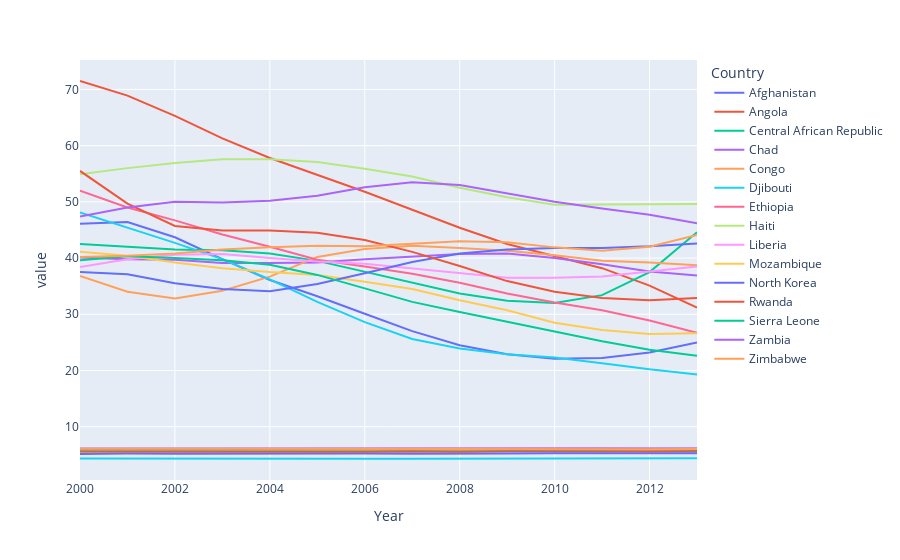

Here is the notebook cell this chart was saved with:
### Code cell
#Looking at hunger and yields scaled 
fig = px.line(top_hunger, x= "Year", y = ["Undernourishment", 'yields_scaled'], color='Country')

fig.show()

### Figure 1 — Plotly figure (JSON) as saved in the notebook; plotly's stock layout.template omitted (floating-point values rounded to 4 significant figures)
{"data": [{"hovertemplate": "Country=Afghanistan<br>variable=Undernourishment<br>Year=%{x}<br>value=%{y}<extra></extra>", "legendgroup": "Afghanistan", "line": {"color": "#636efa", "dash": "solid"}, "mode": "lines", "name": "Afghanistan", "orientation": "v", "showlegend": true, "type": "scatter", "x": [2000, 2001, 2002, 2003, 2004, 2005, 2006, 2007, 2008, 2009, 2010, 2011, 2012, 2013], "xaxis": "x", "y": [46.1, 46.4, 43.7, 39.8, 36.1, 33.2, 30.1, 27, 24.5, 22.9, 22.1, 22.2, 23.2, 25], "yaxis": "y"}, {"hovertemplate": "Country=Afghanistan<br>variable=yields_scaled<br>Year=%{x}<br>value=%{y}<extra></extra>", "legendgroup": "Afghanistan", "line": {"color": "#636efa", "dash": "solid"}, "mode": "lines", "name": "Afghanistan", "orientation": "v", "showlegend": false, "type": "scatter", "x": [2000, 2001, 2002, 2003, 2004, 2005, 2006, 2007, 2008, 2009, 2010, 2011, 2012, 2013], "xaxis": "x", "y": [5.563, 5.566, 5.569, 5.56, 5.591, 5.554, 5.55, 5.568, 5.562, 5.749, 5.642, 5.62, 5.58, 5.636], "yaxis": "y"}, {"hovertemplate": "Country=Angola<br>variable=Undernourishment<br>Year=%{x}<br>value=%{y}<extra></extra>", "legendgroup": "Angola", "line": {"color": "#EF553B", "dash": "solid"}, "mode": "lines", "name": "Angola", "orientation": "v", "showlegend": true, "type": "scatter", "x": [2000, 2001, 2002, 2003, 2004, 2005, 2006, 2007, 2008, 2009, 2010, 2011, 2012, 2013], "xaxis": "x", "y": [71.5, 68.9, 65.3, 61.3, 57.8, 54.8, 51.8, 48.6, 45.4, 42.5, 40.4, 38.2, 35.1, 31.2], "yaxis": "y"}, {"hovertemplate": "Country=Angola<br>variable=yields_scaled<br>Year=%{x}<br>value=%{y}<extra></extra>", "legendgroup": "Angola", "line": {"color": "#EF553B", "dash": "solid"}, "mode": "lines", "name": "Angola", "orientation": "v", "showlegend": false, "type": "scatter", "x": [2000, 2001, 2002, 2003, 2004, 2005, 2006, 2007, 2008, 2009, 2010, 2011, 2012, 2013], "xaxis": "x", "y": [5.792, 5.813, 5.824, 5.816, 5.818, 5.816, 5.831, 5.844, 5.872, 5.88, 5.883, 5.872, 5.836, 5.866], "yaxis": "y"}, {"hovertemplate": "Country=Central African Republic<br>variable=Undernourishment<br>Year=%{x}<br>value=%{y}<extra></extra>", "legendgroup": "Central African Republic", "line": {"color": "#00cc96", "dash": "solid"}, "mode": "lines", "name": "Central African Republic", "orientation": "v", "showlegend": true, "type": "scatter", "x": [2000, 2001, 2002, 2003, 2004, 2005, 2006, 2007, 2008, 2009, 2010, 2011, 2012, 2013], "xaxis": "x", "y": [42.5, 42, 41.5, 41.4, 40.8, 39.5, 37.6, 35.6, 33.7, 32.4, 32, 33.4, 37.5, 44.6], "yaxis": "y"}, {"hovertemplate": "Country=Central African Republic<br>variable=yields_scaled<br>Year=%{x}<br>value=%{y}<extra></extra>", "legendgroup": "Central African Republic", "line": {"color": "#00cc96", "dash": "solid"}, "mode": "lines", "name": "Central African Republic", "orientation": "v", "showlegend": false, "type": "scatter", "x": [2000, 2001, 2002, 2003, 2004, 2005, 2006, 2007, 2008, 2009, 2010, 2011, 2012, 2013], "xaxis": "x", "y": [5.327, 5.327, 5.327, 5.327, 5.318, 5.313, 5.306, 5.303, 5.303, 5.3, 5.301, 5.294, 5.307, 5.295], "yaxis": "y"}, {"hovertemplate": "Country=Chad<br>variable=Undernourishment<br>Year=%{x}<br>value=%{y}<extra></extra>", "legendgroup": "Chad", "line": {"color": "#ab63fa", "dash": "solid"}, "mode": "lines", "name": "Chad", "orientation": "v", "showlegend": true, "type": "scatter", "x": [2000, 2001, 2002, 2003, 2004, 2005, 2006, 2007, 2008, 2009, 2010, 2011, 2012, 2013], "xaxis": "x", "y": [40.1, 39.8, 39.7, 39.1, 39.1, 39.2, 39.8, 40.3, 40.7, 40.8, 40, 38.9, 37.6, 36.9], "yaxis": "y"}, {"hovertemplate": "Country=Chad<br>variable=yields_scaled<br>Year=%{x}<br>value=%{y}<extra></extra>", "legendgroup": "Chad", "line": {"color": "#ab63fa", "dash": "solid"}, "mode": "lines", "name": "Chad", "orientation": "v", "showlegend": false, "type": "scatter", "x": [2000, 2001, 2002, 2003, 2004, 2005, 2006, 2007, 2008, 2009, 2010, 2011, 2012, 2013], "xaxis": "x", "y": [6.054, 6.08, 6.085, 6.088, 6.075, 6.083, 6.063, 6.064, 6.061, 6.055, 6.065, 6.096, 6.076, 6.075], "yaxis": "y"}, {"hovertemplate": "Country=Congo<br>variable=Undernourishment<br>Year=%{x}<br>value=%{y}<extra></extra>", "legendgroup": "Congo", "line": {"color": "#FFA15A", "dash": "solid"}, "mode": "lines", "name": "Congo", "orientation": "v", "showlegend": true, "type": "scatter", "x": [2000, 2000, 2001, 2001, 2002, 2002, 2003, 2003, 2004, 2004, 2005, 2005, 2006, 2006, 2007, 2007, 2008, 2008, 2009, 2009, 2010, 2010, 2011, 2011, 2012, 2012, 2013, 2013], "xaxis": "x", "y": [36.8, 36.8, 34, 34, 32.8, 32.8, 34.2, 34.2, 36.7, 36.7, 40.2, 40.2, 41.6, 41.6, 42.2, 42.2, 41.8, 41.8, 41.3, 41.3, 40.5, 40.5, 39.5, 39.5, 39.2, 39.2, 38.7, 38.7], "yaxis": "y"}, {"hovertemplate": "Country=Congo<br>variable=yields_scaled<br>Year=%{x}<br>value=%{y}<extra></extra>", "legendgroup": "Congo", "line": {"color": "#FFA15A", "dash": "solid"}, "mode": "lines", "name": "Congo", "orientation": "v", "showlegend": false, "type": "scatter", "x": [2000, 2000, 2001, 2001, 2002, 2002, 2003, 2003, 2004, 2004, 2005, 2005, 2006, 2006, 2007, 2007, 2008, 2008, 2009, 2009, 2010, 2010, 2011, 2011, 2012, 2012, 2013, 2013], "xaxis": "x", "y": [5.842, 5.842, 5.843, 5.843, 5.842, 5.842, 5.839, 5.839, 5.839, 5.839, 5.827, 5.827, 5.835, 5.835, 5.833, 5.833, 5.839, 5.839, 5.845, 5.845, 5.848, 5.848, 5.839, 5.839, 5.835, 5.835, 5.833, 5.833], "yaxis": "y"}, {"hovertemplate": "Country=Djibouti<br>variable=Undernourishment<br>Year=%{x}<br>value=%{y}<extra></extra>", "legendgroup": "Djibouti", "line": {"color": "#19d3f3", "dash": "solid"}, "mode": "lines", "name": "Djibouti", "orientation": "v", "showlegend": true, "type": "scatter", "x": [2000, 2001, 2002, 2003, 2004, 2005, 2006, 2007, 2008, 2009, 2010, 2011, 2012, 2013], "xaxis": "x", "y": [48.1, 45.4, 42.7, 39.8, 36.2, 32.2, 28.6, 25.6, 23.9, 22.9, 22.3, 21.3, 20.2, 19.3], "yaxis": "y"}, {"hovertemplate": "Country=Djibouti<br>variable=yields_scaled<br>Year=%{x}<br>value=%{y}<extra></extra>", "legendgroup": "Djibouti", "line": {"color": "#19d3f3", "dash": "solid"}, "mode": "lines", "name": "Djibouti", "orientation": "v", "showlegend": false, "type": "scatter", "x": [2000, 2001, 2002, 2003, 2004, 2005, 2006, 2007, 2008, 2009, 2010, 2011, 2012, 2013], "xaxis": "x", "y": [4.323, 4.298, 4.287, 4.288, 4.287, 4.248, 4.288, 4.305, 4.314, 4.321, 4.327, 4.345, 4.364, 4.364], "yaxis": "y"}, {"hovertemplate": "Country=Ethiopia<br>variable=Undernourishment<br>Year=%{x}<br>value=%{y}<extra></extra>", "legendgroup": "Ethiopia", "line": {"color": "#FF6692", "dash": "solid"}, "mode": "lines", "name": "Ethiopia", "orientation": "v", "showlegend": true, "type": "scatter", "x": [2000, 2001, 2002, 2003, 2004, 2005, 2006, 2007, 2008, 2009, 2010, 2011, 2012, 2013], "xaxis": "x", "y": [52, 49, 46.7, 44.2, 42, 39.7, 38.5, 37.2, 35.6, 33.7, 32.1, 30.7, 28.9, 26.7], "yaxis": "y"}, {"hovertemplate": "Country=Ethiopia<br>variable=yields_scaled<br>Year=%{x}<br>value=%{y}<extra></extra>", "legendgroup": "Ethiopia", "line": {"color": "#FF6692", "dash": "solid"}, "mode": "lines", "name": "Ethiopia", "orientation": "v", "showlegend": false, "type": "scatter", "x": [2000, 2001, 2002, 2003, 2004, 2005, 2006, 2007, 2008, 2009, 2010, 2011, 2012, 2013], "xaxis": "x", "y": [6.034, 6.04, 6.034, 6.037, 6.076, 6.083, 6.084, 6.085, 6.104, 6.157, 6.151, 6.066, 6.015, 5.911], "yaxis": "y"}, {"hovertemplate": "Country=Haiti<br>variable=Undernourishment<br>Year=%{x}<br>value=%{y}<extra></extra>", "legendgroup": "Haiti", "line": {"color": "#B6E880", "dash": "solid"}, "mode": "lines", "name": "Haiti", "orientation": "v", "showlegend": true, "type": "scatter", "x": [2000, 2001, 2002, 2003, 2004, 2005, 2006, 2007, 2008, 2009, 2010, 2011, 2012, 2013], "xaxis": "x", "y": [54.9, 56, 56.9, 57.6, 57.6, 57.1, 55.9, 54.5, 52.5, 50.8, 49.5, 49.5, 49.6, 49.6], "yaxis": "y"}, {"hovertemplate": "Country=Haiti<br>variable=yields_scaled<br>Year=%{x}<br>value=%{y}<extra></extra>", "legendgroup": "Haiti", "line": {"color": "#B6E880", "dash": "solid"}, "mode": "lines", "name": "Haiti", "orientation": "v", "showlegend": false, "type": "scatter", "x": [2000, 2001, 2002, 2003, 2004, 2005, 2006, 2007, 2008, 2009, 2010, 2011, 2012, 2013], "xaxis": "x", "y": [5.813, 5.897, 5.739, 5.741, 5.897, 5.898, 5.897, 5.898, 5.898, 5.895, 5.892, 5.9, 5.898, 5.901], "yaxis": "y"}, {"hovertemplate": "Country=Liberia<br>variable=Undernourishment<br>Year=%{x}<br>value=%{y}<extra></extra>", "legendgroup": "Liberia", "line": {"color": "#FF97FF", "dash": "solid"}, "mode": "lines", "name": "Liberia", "orientation": "v", "showlegend": true, "type": "scatter", "x": [2000, 2001, 2002, 2003, 2004, 2005, 2006, 2007, 2008, 2009, 2010, 2011, 2012, 2013], "xaxis": "x", "y": [38.4, 39.8, 40.6, 40.7, 40, 39.4, 39, 38.2, 37.3, 36.5, 36.5, 36.7, 37.6, 38.5], "yaxis": "y"}, {"hovertemplate": "Country=Liberia<br>variable=yields_scaled<br>Year=%{x}<br>value=%{y}<extra></extra>", "legendgroup": "Liberia", "line": {"color": "#FF97FF", "dash": "solid"}, "mode": "lines", "name": "Liberia", "orientation": "v", "showlegend": false, "type": "scatter", "x": [2000, 2001, 2002, 2003, 2004, 2005, 2006, 2007, 2008, 2009, 2010, 2011, 2012, 2013], "xaxis": "x", "y": [5.465, 5.464, 5.46, 5.458, 5.458, 5.455, 5.449, 5.464, 5.466, 5.475, 5.478, 5.476, 5.472, 5.473], "yaxis": "y"}, {"hovertemplate": "Country=Mozambique<br>variable=Undernourishment<br>Year=%{x}<br>value=%{y}<extra></extra>", "legendgroup": "Mozambique", "line": {"color": "#FECB52", "dash": "solid"}, "mode": "lines", "name": "Mozambique", "orientation": "v", "showlegend": true, "type": "scatter", "x": [2000, 2001, 2002, 2003, 2004, 2005, 2006, 2007, 2008, 2009, 2010, 2011, 2012, 2013], "xaxis": "x", "y": [41.1, 40.4, 39.2, 38.2, 37.5, 37, 35.8, 34.5, 32.5, 30.7, 28.5, 27.2, 26.5, 26.6], "yaxis": "y"}, {"hovertemplate": "Country=Mozambique<br>variable=yields_scaled<br>Year=%{x}<br>value=%{y}<extra></extra>", "legendgroup": "Mozambique", "line": {"color": "#FECB52", "dash": "solid"}, "mode": "lines", "name": "Mozambique", "orientation": "v", "showlegend": false, "type": "scatter", "x": [2000, 2001, 2002, 2003, 2004, 2005, 2006, 2007, 2008, 2009, 2010, 2011, 2012, 2013], "xaxis": "x", "y": [5.532, 5.597, 5.807, 5.852, 5.85, 5.915, 5.919, 5.922, 5.939, 5.893, 5.973, 6.013, 6.003, 5.943], "yaxis": "y"}, {"hovertemplate": "Country=North Korea<br>variable=Undernourishment<br>Year=%{x}<br>value=%{y}<extra></extra>", "legendgroup": "North Korea", "line": {"color": "#636efa", "dash": "solid"}, "mode": "lines", "name": "North Korea", "orientation": "v", "showlegend": true, "type": "scatter", "x": [2000, 2001, 2002, 2003, 2004, 2005, 2006, 2007, 2008, 2009, 2010, 2011, 2012, 2013], "xaxis": "x", "y": [37.5, 37.1, 35.5, 34.5, 34.1, 35.4, 37.3, 39.3, 40.8, 41.5, 41.8, 41.8, 42.1, 42.6], "yaxis": "y"}, {"hovertemplate": "Country=North Korea<br>variable=yields_scaled<br>Year=%{x}<br>value=%{y}<extra></extra>", "legendgroup": "North Korea", "line": {"color": "#636efa", "dash": "solid"}, "mode": "lines", "name": "North Korea", "orientation": "v", "showlegend": false, "type": "scatter", "x": [2000, 2001, 2002, 2003, 2004, 2005, 2006, 2007, 2008, 2009, 2010, 2011, 2012, 2013], "xaxis": "x", "y": [5.157, 5.233, 5.168, 5.206, 5.213, 5.212, 5.212, 5.193, 5.147, 5.234, 5.263, 5.262, 5.238, 5.268], "yaxis": "y"}, {"hovertemplate": "Country=Rwanda<br>variable=Undernourishment<br>Year=%{x}<br>value=%{y}<extra></extra>", "legendgroup": "Rwanda", "line": {"color": "#EF553B", "dash": "solid"}, "mode": "lines", "name": "Rwanda", "orientation": "v", "showlegend": true, "type": "scatter", "x": [2000, 2001, 2002, 2003, 2004, 2005, 2006, 2007, 2008, 2009, 2010, 2011, 2012, 2013], "xaxis": "x", "y": [55.5, 49.7, 45.7, 44.9, 44.9, 44.5, 43.2, 41.1, 38.6, 35.9, 34, 32.9, 32.5, 32.9], "yaxis": "y"}, {"hovertemplate": "Country=Rwanda<br>variable=yields_scaled<br>Year=%{x}<br>value=%{y}<extra></extra>", "legendgroup": "Rwanda", "line": {"color": "#EF553B", "dash": "solid"}, "mode": "lines", "name": "Rwanda", "orientation": "v", "showlegend": false, "type": "scatter", "x": [2000, 2001, 2002, 2003, 2004, 2005, 2006, 2007, 2008, 2009, 2010, 2011, 2012, 2013], "xaxis": "x", "y": [5.575, 5.563, 5.59, 5.578, 5.635, 5.557, 5.535, 5.632, 5.538, 5.686, 5.639, 5.615, 5.62, 5.68], "yaxis": "y"}, {"hovertemplate": "Country=Sierra Leone<br>variable=Undernourishment<br>Year=%{x}<br>value=%{y}<extra></extra>", "legendgroup": "Sierra Leone", "line": {"color": "#00cc96", "dash": "solid"}, "mode": "lines", "name": "Sierra Leone", "orientation": "v", "showlegend": true, "type": "scatter", "x": [2000, 2001, 2002, 2003, 2004, 2005, 2006, 2007, 2008, 2009, 2010, 2011, 2012, 2013], "xaxis": "x", "y": [39.6, 40.3, 40, 39.6, 38.8, 37, 34.6, 32.2, 30.4, 28.7, 27, 25.2, 23.7, 22.6], "yaxis": "y"}, {"hovertemplate": "Country=Sierra Leone<br>variable=yields_scaled<br>Year=%{x}<br>value=%{y}<extra></extra>", "legendgroup": "Sierra Leone", "line": {"color": "#00cc96", "dash": "solid"}, "mode": "lines", "name": "Sierra Leone", "orientation": "v", "showlegend": false, "type": "scatter", "x": [2000, 2001, 2002, 2003, 2004, 2005, 2006, 2007, 2008, 2009, 2010, 2011, 2012, 2013], "xaxis": "x", "y": [5.936, 5.927, 5.926, 5.926, 5.931, 5.932, 5.934, 5.934, 5.932, 5.942, 5.94, 5.944, 5.979, 5.955], "yaxis": "y"}, {"hovertemplate": "Country=Zambia<br>variable=Undernourishment<br>Year=%{x}<br>value=%{y}<extra></extra>", "legendgroup": "Zambia", "line": {"color": "#ab63fa", "dash": "solid"}, "mode": "lines", "name": "Zambia", "orientation": "v", "showlegend": true, "type": "scatter", "x": [2000, 2001, 2002, 2003, 2004, 2005, 2006, 2007, 2008, 2009, 2010, 2011, 2012, 2013], "xaxis": "x", "y": [47.4, 49, 50, 49.9, 50.2, 51.1, 52.6, 53.5, 53, 51.5, 50, 48.8, 47.7, 46.2], "yaxis": "y"}, {"hovertemplate": "Country=Zambia<br>variable=yields_scaled<br>Year=%{x}<br>value=%{y}<extra></extra>", "legendgroup": "Zambia", "line": {"color": "#ab63fa", "dash": "solid"}, "mode": "lines", "name": "Zambia", "orientation": "v", "showlegend": false, "type": "scatter", "x": [2000, 2001, 2002, 2003, 2004, 2005, 2006, 2007, 2008, 2009, 2010, 2011, 2012, 2013], "xaxis": "x", "y": [6.094, 6.091, 6.095, 6.105, 6.103, 6.108, 6.097, 6.094, 6.097, 6.12, 6.122, 6.123, 6.104, 6.112], "yaxis": "y"}, {"hovertemplate": "Country=Zimbabwe<br>variable=Undernourishment<br>Year=%{x}<br>value=%{y}<extra></extra>", "legendgroup": "Zimbabwe", "line": {"color": "#FFA15A", "dash": "solid"}, "mode": "lines", "name": "Zimbabwe", "orientation": "v", "showlegend": true, "type": "scatter", "x": [2000, 2001, 2002, 2003, 2004, 2005, 2006, 2007, 2008, 2009, 2010, 2011, 2012, 2013], "xaxis": "x", "y": [40.2, 40.4, 40.8, 41.5, 41.9, 42.2, 42.1, 42.6, 43, 42.8, 41.9, 41.3, 42, 44.1], "yaxis": "y"}, {"hovertemplate": "Country=Zimbabwe<br>variable=yields_scaled<br>Year=%{x}<br>value=%{y}<extra></extra>", "legendgroup": "Zimbabwe", "line": {"color": "#FFA15A", "dash": "solid"}, "mode": "lines", "name": "Zimbabwe", "orientation": "v", "showlegend": false, "type": "scatter", "x": [2000, 2001, 2002, 2003, 2004, 2005, 2006, 2007, 2008, 2009, 2010, 2011, 2012, 2013], "xaxis": "x", "y": [6.08, 6.136, 6.07, 6.094, 6.072, 6.008, 6.035, 6.023, 5.985, 5.945, 5.954, 5.977, 5.991, 6.036], "yaxis": "y"}], "layout": {"legend": {"title": {"text": "Country"}, "tracegroupgap": 0}, "margin": {"t": 60}, "xaxis": {"anchor": "y", "domain": [0, 1], "title": {"text": "Year"}}, "yaxis": {"anchor": "x", "domain": [0, 1], "title": {"text": "value"}}}}
